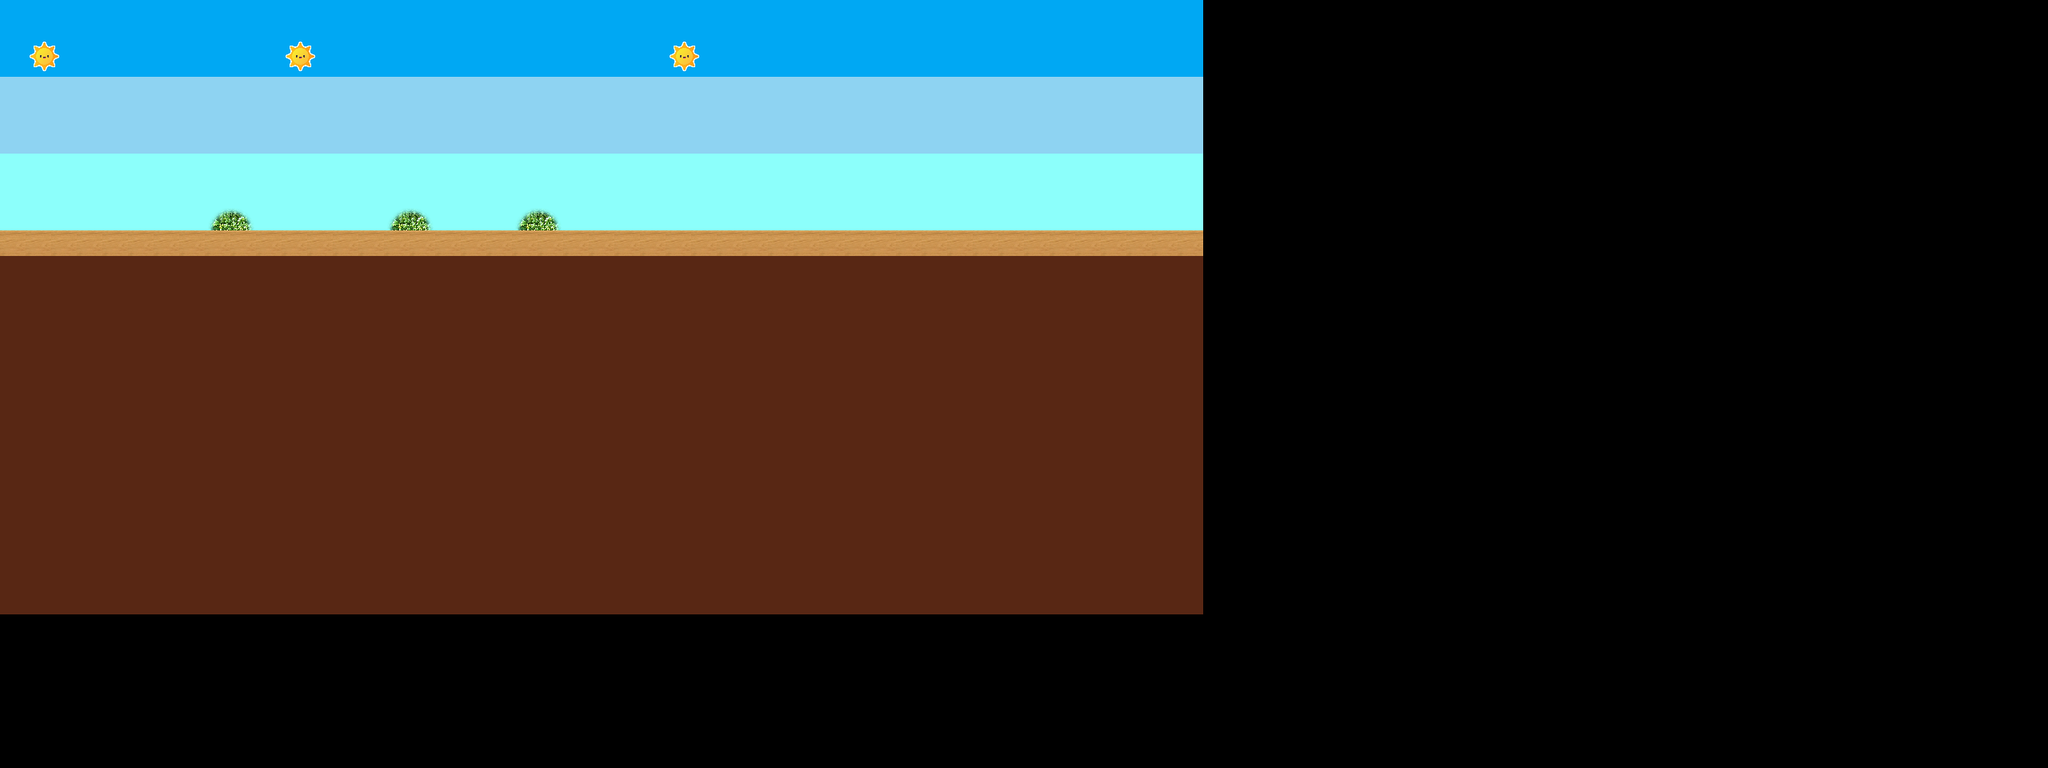

Rendered tile map (Tiled .tmx) drawn with the repository's tilesets; below, a short description and the map source with its tile grids summarised:
An orthogonal 80x30 tile map with 32x32 px tiles, 4 tile layers (sky, environment, floor, platform), 4 tilesets and 10 objects.

<map version="1.10" tiledversion="1.10.2" orientation="orthogonal" renderorder="right-down" width="80" height="30" tilewidth="32" tileheight="32" infinite="0" nextlayerid="6" nextobjectid="16">
 <tileset firstgid="1" name="floor" tilewidth="32" tileheight="32" tilecount="4" columns="2">
  <image source="../images/floor.png" width="64" height="64" />
  <tile id="0">
   <properties>
    <property name="m" type="object" value="0" />
   </properties>
   <objectgroup draworder="index" id="2">
    <object id="1" x="0" y="0">
     <properties>
      <property name="m2" type="object" value="1" />
     </properties>
     <polyline points="0,0 32,0" />
    </object>
   </objectgroup>
  </tile>
  <wangsets>
   <wangset name="Unnamed Set" type="corner" tile="-1">
    <wangcolor name="" color="#ff0000" tile="-1" probability="1" />
    <wangcolor name="" color="#00ff00" tile="-1" probability="1" />
    <wangtile tileid="0" wangid="0,0,0,2,0,1,0,0" />
   </wangset>
   <wangset name="Unnamed Set" type="mixed" tile="-1">
    <wangcolor name="" color="#ff0000" tile="-1" probability="1" />
   </wangset>
  </wangsets>
 </tileset>
 <tileset firstgid="5" name="collection" tilewidth="64" tileheight="64" tilecount="2" columns="0">
  <grid orientation="orthogonal" width="1" height="1" />
  <tile id="0">
   <image width="48" height="48" source="../images/sun.png" />
  </tile>
  <tile id="1">
   <image width="64" height="64" source="../images/bush.png" />
  </tile>
 </tileset>
 <tileset firstgid="7" name="char" tilewidth="64" tileheight="64" tilecount="1" columns="0">
  <grid orientation="orthogonal" width="1" height="1" />
  <tile id="0">
   <image width="64" height="64" source="../images/char.png" />
   <objectgroup draworder="index" id="2">
    <object id="1" x="21.625" y="0.75" width="4.375" height="60.1287">
     <properties>
      <property name="name" value="left" />
     </properties>
    </object>
    <object id="2" x="33.0625" y="0.75" width="4.375" height="64">
     <properties>
      <property name="name" value="right" />
     </properties>
    </object>
    <object id="3" x="24.1875" y="60.875" width="11" height="4.75">
     <properties>
      <property name="isSensor" type="bool" value="true" />
      <property name="name" value="down" />
     </properties>
    </object>
   </objectgroup>
  </tile>
 </tileset>
 <tileset firstgid="8" name="sky" tilewidth="32" tileheight="32" tilecount="4" columns="2">
  <image source="../images/sky.png" width="64" height="64" />
 </tileset>
 <layer id="5" name="sky" width="80" height="30">
  <data>[2400 cells, 423 non-empty, 3 distinct tile ids]</data>
 </layer>
 <layer id="3" name="environment" width="80" height="30">
  <data>[2400 cells, 6 non-empty, 2 distinct tile ids]</data>
 </layer>
 <objectgroup id="4" name="walls">
  <object id="1" x="1501" y="4">
   <polyline points="0,0 0,288" />
  </object>
  <object id="2" x="0" y="0">
   <polyline points="0,0 0,320" />
  </object>
  <object id="10" x="58.6667" y="135.333">
   <properties>
    <property name="chain" type="bool" value="true" />
   </properties>
   <polygon points="0,0 1.33333,68 50.6667,75.3333 56,42.6667 32,29.3333 33.3333,-0.666667 20,-7.33333" />
  </object>
  <object id="11" x="348.667" y="173.333">
   <polygon points="0,0 30.6667,22 60,-31.3333 15.3333,-55.3333 4,-32" />
  </object>
  <object id="12" x="164.667" y="132.667">
   <properties>
    <property name="chain" type="bool" value="true" />
   </properties>
   <polygon points="0,0 23.3333,50.6667 72.6667,22.6667 56.6667,-16 12.6667,-26.6667" />
  </object>
  <object id="13" x="247.333" y="199.333">
   <polyline points="0,0 14,39.3333 88.6667,41.3333 76.6667,15.3333" />
  </object>
 </objectgroup>
 <layer id="1" name="floor" width="80" height="30">
  <data>[2400 cells, 658 non-empty, 1 distinct tile ids]</data>
 </layer>
 <layer id="2" name="platform" width="80" height="30">
  <data>[2400 cells, 47 non-empty, 1 distinct tile ids]</data>
 </layer>
</map>
